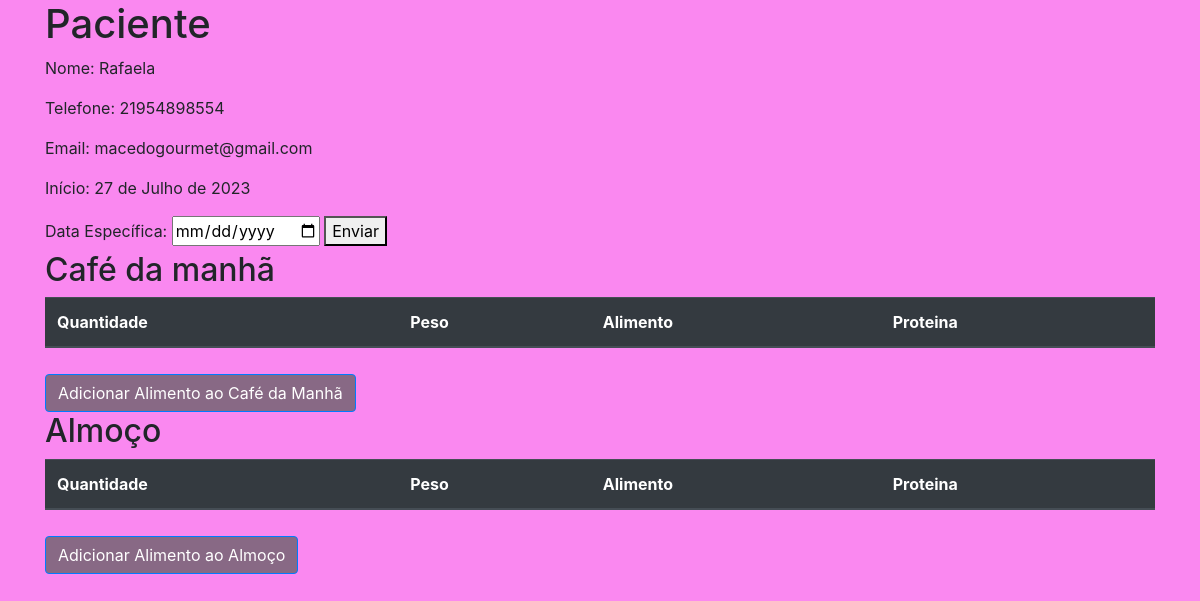
The app's page /paciente/3 with its own data.
### dietas_app/models.py (models this page shows)
class Base(models.Model):
    criado = models.DateField('Criação', auto_now_add=True)
    modificado = models.DateField('Atualização', auto_now=True)
    ativo = models.BooleanField('Ativo?', default=True )
    class Meta:
        abstract = True

class Paciente(Base):
    nome = models.CharField('nome', max_length=100)
    telefone = models.CharField('Telefone', max_length=20)
    email = models.EmailField('E-mail')
    def __str__(self):
        return self.nome

### dietas_app/views.py (the view)
# urls.py: path('paciente/<int:pk>', paciente, name='paciente'),
def paciente(request, pk):
    paciente_form = Paciente.objects.get(id=pk)
    paciente = Paciente.objects.get(id=pk)
    data_especifica = None  # Defina um valor padrão para data_especifica
    if request.method == 'POST':
        data_especifica = request.POST.get('data_especifica')
        try:
            data_especifica = parse_date(data_especifica)
        except:
            data_especifica = None
        form = DietasForm(request.POST)
        if form.is_valid():
            form.instance.paciente = paciente
            form.save()
            return redirect('paciente', pk=pk)
    else:
        form = DietasForm(initial={'paciente': paciente})
    cafe_manha = Dietas.objects.filter(Q(refeicoes__refeicoes__icontains='café da manha') & Q(paciente__nome=paciente_form.nome) & Q(criado__exact=data_especifica))
    almoco = Dietas.objects.filter(Q(refeicoes__refeicoes__icontains='almoço') & Q(paciente__nome=paciente_form.nome) & Q(criado__exact=data_especifica))
    total_proteina_cafe_manha = sum(d.alimento.proteina * d.quantidade for d in cafe_manha)
    total_proteina_cafe_manha = round(total_proteina_cafe_manha, 3)
    total_proteina_almoco = sum(d.alimento.proteina * d.quantidade for d in almoco)
    total_proteina_almoco = round(total_proteina_almoco, 3)
    total_proteina = total_proteina_cafe_manha + total_proteina_almoco
    context = {
        'paciente_form': paciente_form,
        'cafe_manha': cafe_manha,
        'almoco': almoco,
        'total_proteina': total_proteina,
        'form': form,
        'paciente': paciente,
    }
    return render(request, 'paciente.html', context)

### dietas_app/forms.py
class DietasForm(forms.ModelForm):
    class Meta:
        model = Dietas
        fields = ['refeicoes','paciente', 'quantidade', 'alimento']

### dietas_app/models.py (called while the page is built)
    def __str__(self) -> str:
        return self.nome

    def __str__(self) -> str:
        return f'{self.refeicoes}'

### dietas_app/templates/paciente.html (shortened to what this page needs)
{% load static %}
<!DOCTYPE html>
<html lang="pt-br">
<head>
    <link rel="stylesheet" href="https://maxcdn.bootstrapcdn.com/bootstrap/4.5.2/css/bootstrap.min.css">
    <link rel="stylesheet" href="{% static 'css/style.css' %}">
</head>
<body>
    <div class="container">
        <h1>Paciente</h1>
        <p>Nome: {{ paciente_form.nome }}</p>
        <p>Telefone: {{ paciente_form.telefone }}</p>
        <p>Email: {{ paciente_form.email }}</p>
        <p>Início: {{ paciente_form.modificado }}</p>
        <form method="post" action="{% url 'paciente' pk=paciente.id %}">
            <label for="data_especifica">Data Específica:</label>
            <input type="date" id="data_especifica" name="data_especifica">
            <button type="submit">Enviar</button>
        </form>
        <h2>Café da manhã</h2>
        <table class="table table-dark">
            <thead>
                <tr>
                    <th scope="col">Quantidade</th>
                    <th scope="col">Peso</th>
                    <th scope="col">Alimento</th>
                    <th scope="col">Proteina</th>
                </tr>
            </thead>
        </table>
        <button type="button" class="btn btn-primary" data-toggle="modal" data-target="#modalCafeManha">
            Adicionar Alimento ao Café da Manhã
        </button>
        <h2>Almoço</h2>
        <table class="table table-dark">
            <thead>
                <tr>
                    <th scope="col">Quantidade</th>
                    <th scope="col">Peso</th>
                    <th scope="col">Alimento</th>
                    <th scope="col">Proteina</th>
                </tr>
            </thead>
        </table>
        <button type="button" class="btn btn-primary" data-toggle="modal" data-target="#modalAlmoco">
            Adicionar Alimento ao Almoço
        </button>
    </div>
</body>
</html>

### dietas_app/static/css/style.css (style rules this page uses)
body { background-color:rgb(250, 136, 240); }
.btn { margin-top: 10px; background-color: rgb(136, 105, 133); color: white; }

### records on screen
Paciente: nome "Rafaela", telefone "21954898554", email "macedogourmet@gmail.com", modificado "27 de Julho de 2023"
